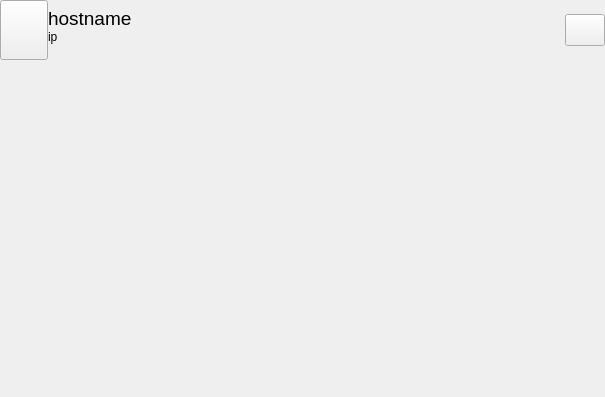
<?xml version="1.0" encoding="UTF-8"?>
<ui version="4.0">
 <class>ListItem</class>
 <widget class="QWidget" name="ListItem">
  <property name="geometry">
   <rect>
    <x>0</x>
    <y>0</y>
    <width>605</width>
    <height>397</height>
   </rect>
  </property>
  <property name="windowTitle">
   <string>Form</string>
  </property>
  <property name="styleSheet">
   <string notr="true"/>
  </property>
  <layout class="QVBoxLayout" name="verticalLayout">
   <property name="spacing">
    <number>0</number>
   </property>
   <property name="leftMargin">
    <number>0</number>
   </property>
   <property name="topMargin">
    <number>0</number>
   </property>
   <property name="rightMargin">
    <number>0</number>
   </property>
   <property name="bottomMargin">
    <number>0</number>
   </property>
   <item>
    <widget class="QWidget" name="title_widget" native="true">
     <property name="minimumSize">
      <size>
       <width>0</width>
       <height>60</height>
      </size>
     </property>
     <property name="maximumSize">
      <size>
       <width>16777215</width>
       <height>60</height>
      </size>
     </property>
     <property name="styleSheet">
      <string notr="true"/>
     </property>
     <layout class="QHBoxLayout" name="horizontalLayout">
      <property name="spacing">
       <number>0</number>
      </property>
      <property name="leftMargin">
       <number>0</number>
      </property>
      <property name="topMargin">
       <number>0</number>
      </property>
      <property name="rightMargin">
       <number>0</number>
      </property>
      <property name="bottomMargin">
       <number>0</number>
      </property>
      <item>
       <widget class="QPushButton" name="device_icon_btn">
        <property name="sizePolicy">
         <sizepolicy hsizetype="Minimum" vsizetype="Minimum">
          <horstretch>0</horstretch>
          <verstretch>0</verstretch>
         </sizepolicy>
        </property>
        <property name="minimumSize">
         <size>
          <width>48</width>
          <height>48</height>
         </size>
        </property>
        <property name="text">
         <string/>
        </property>
        <property name="iconSize">
         <size>
          <width>32</width>
          <height>32</height>
         </size>
        </property>
       </widget>
      </item>
      <item>
       <widget class="QWidget" name="widget" native="true"/>
      </item>
      <item>
       <layout class="QVBoxLayout" name="title_layout">
        <property name="spacing">
         <number>0</number>
        </property>
        <item>
         <widget class="QLabel" name="host_name_label">
          <property name="font">
           <font>
            <pointsize>14</pointsize>
           </font>
          </property>
          <property name="text">
           <string>hostname</string>
          </property>
          <property name="alignment">
           <set>Qt::AlignBottom|Qt::AlignLeading|Qt::AlignLeft</set>
          </property>
         </widget>
        </item>
        <item>
         <widget class="QLabel" name="ip_label">
          <property name="text">
           <string>ip</string>
          </property>
          <property name="alignment">
           <set>Qt::AlignLeading|Qt::AlignLeft|Qt::AlignTop</set>
          </property>
         </widget>
        </item>
       </layout>
      </item>
      <item>
       <spacer name="horizontalSpacer">
        <property name="orientation">
         <enum>Qt::Horizontal</enum>
        </property>
        <property name="sizeHint" stdset="0">
         <size>
          <width>40</width>
          <height>20</height>
         </size>
        </property>
       </spacer>
      </item>
      <item>
       <widget class="QPushButton" name="pushButton">
        <property name="minimumSize">
         <size>
          <width>32</width>
          <height>32</height>
         </size>
        </property>
        <property name="text">
         <string/>
        </property>
       </widget>
      </item>
     </layout>
    </widget>
   </item>
   <item>
    <widget class="QWidget" name="content_widget" native="true"/>
   </item>
  </layout>
 </widget>
 <resources/>
 <connections/>
</ui>
